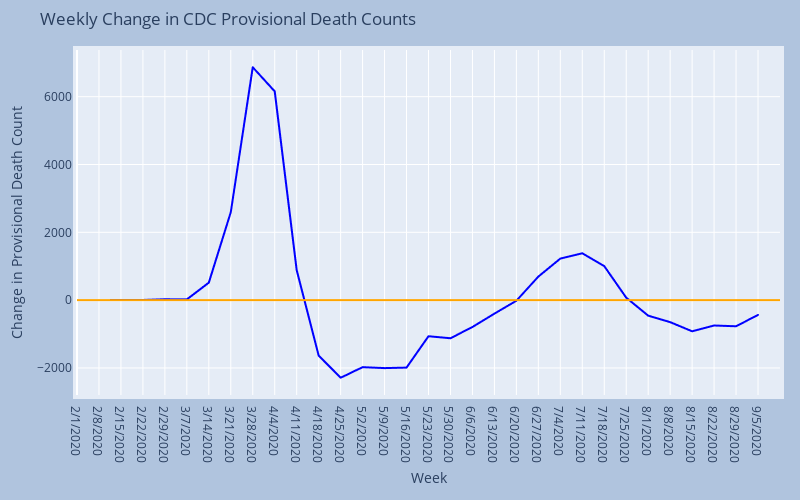

The notebook cell saved with this chart:
### Code cell
fig = go.Figure()

fig.add_scattergl(x=slope_df.index, y=slope_df["slope"], line={"color": "blue"})
fig.add_scattergl(x=np.arange(0, 33), y=[0] * 33, line={"color": "orange"})

fig.update_layout(
    title="Weekly Change in CDC Provisional Death Counts",
    autosize=False,
    width=800,
    height=500,
    margin=dict(l=20, r=20, b=20, t=50, pad=4),
    paper_bgcolor="LightSteelBlue",
    showlegend=False,
    xaxis=dict(tickmode="array", tickvals=slope_df.index, ticktext=df.index),
)

fig.update_xaxes(title_text="Week")
fig.update_yaxes(title_text="Change in Provisional Death Count")

fig.write_image(f"images/slope_chart.png")
fig.show()

### Figure 1 — Plotly figure (JSON) as saved in the notebook; plotly's stock layout.template omitted (floating-point values rounded to 4 significant figures)
{"data": [{"line": {"color": "blue"}, "type": "scattergl", "x": [0, 1, 2, 3, 4, 5, 6, 7, 8, 9, 10, 11, 12, 13, 14, 15, 16, 17, 18, 19, 20, 21, 22, 23, 24, 25, 26, 27, 28, 29, 30, 31], "y": [1, -1, 5, 5, 25, 21, 516, 2593, 6868, 6157, 885, -1634, -2289, -1977, -2004, -1990, -1065, -1124, -792, -398, -18, 694, 1225, 1382, 1003, 73, -458, -649, -919, -748, -771, -435]}, {"line": {"color": "orange"}, "type": "scattergl", "x": [0, 1, 2, 3, 4, 5, 6, 7, 8, 9, 10, 11, 12, 13, 14, 15, 16, 17, 18, 19, 20, 21, 22, 23, 24, 25, 26, 27, 28, 29, 30, 31, 32], "y": [0, 0, 0, 0, 0, 0, 0, 0, 0, 0, 0, 0, 0, 0, 0, 0, 0, 0, 0, 0, 0, 0, 0, 0, 0, 0, 0, 0, 0, 0, 0, 0, 0]}], "layout": {"autosize": false, "height": 500, "margin": {"b": 20, "l": 20, "pad": 4, "r": 20, "t": 50}, "paper_bgcolor": "LightSteelBlue", "showlegend": false, "title": {"text": "Weekly Change in CDC Provisional Death Counts"}, "width": 800, "xaxis": {"autorange": true, "range": [0, 32], "tickmode": "array", "ticktext": ["2/1/2020", "2/8/2020", "2/15/2020", "2/22/2020", "2/29/2020", "3/7/2020", "3/14/2020", "3/21/2020", "3/28/2020", "4/4/2020", "4/11/2020", "4/18/2020", "4/25/2020", "5/2/2020", "5/9/2020", "5/16/2020", "5/23/2020", "5/30/2020", "6/6/2020", "6/13/2020", "6/20/2020", "6/27/2020", "7/4/2020", "7/11/2020", "7/18/2020", "7/25/2020", "8/1/2020", "8/8/2020", "8/15/2020", "8/22/2020", "8/29/2020", "9/5/2020", "9/12/2020", "9/19/2020", "9/26/2020", "10/3/2020", "10/10/2020"], "tickvals": [0, 1, 2, 3, 4, 5, 6, 7, 8, 9, 10, 11, 12, 13, 14, 15, 16, 17, 18, 19, 20, 21, 22, 23, 24, 25, 26, 27, 28, 29, 30, 31], "title": {"text": "Week"}, "type": "linear"}, "yaxis": {"autorange": true, "range": [-2798.0, 7377.0], "title": {"text": "Change in Provisional Death Count"}, "type": "linear"}}}
